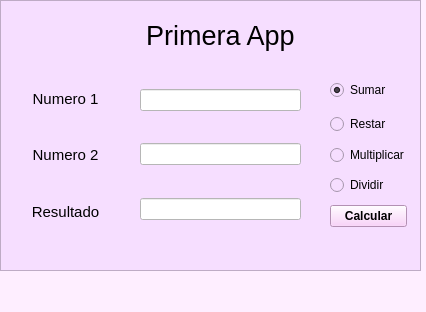
<?xml version="1.0" encoding="UTF-8"?>
<ui version="4.0">
 <class>MainWindow</class>
 <widget class="QMainWindow" name="MainWindow">
  <property name="geometry">
   <rect>
    <x>0</x>
    <y>0</y>
    <width>426</width>
    <height>312</height>
   </rect>
  </property>
  <property name="windowTitle">
   <string>MainWindow</string>
  </property>
  <property name="styleSheet">
   <string notr="true">background-color: rgb(254, 238, 255);</string>
  </property>
  <widget class="QWidget" name="centralwidget">
   <widget class="QWidget" name="layoutWidget">
    <property name="geometry">
     <rect>
      <x>0</x>
      <y>0</y>
      <width>2</width>
      <height>2</height>
     </rect>
    </property>
    <layout class="QHBoxLayout" name="horizontalLayout_2"/>
   </widget>
   <widget class="QWidget" name="layoutWidget">
    <property name="geometry">
     <rect>
      <x>0</x>
      <y>0</y>
      <width>2</width>
      <height>2</height>
     </rect>
    </property>
    <layout class="QHBoxLayout" name="horizontalLayout"/>
   </widget>
   <widget class="QWidget" name="layoutWidget">
    <property name="geometry">
     <rect>
      <x>0</x>
      <y>0</y>
      <width>2</width>
      <height>2</height>
     </rect>
    </property>
    <layout class="QVBoxLayout" name="verticalLayout_10"/>
   </widget>
   <widget class="QWidget" name="layoutWidget">
    <property name="geometry">
     <rect>
      <x>0</x>
      <y>0</y>
      <width>2</width>
      <height>2</height>
     </rect>
    </property>
    <layout class="QVBoxLayout" name="verticalLayout_6"/>
   </widget>
   <widget class="QWidget" name="layoutWidget">
    <property name="geometry">
     <rect>
      <x>0</x>
      <y>0</y>
      <width>2</width>
      <height>2</height>
     </rect>
    </property>
    <layout class="QVBoxLayout" name="verticalLayout_5"/>
   </widget>
   <widget class="QFrame" name="frame_3">
    <property name="geometry">
     <rect>
      <x>0</x>
      <y>0</y>
      <width>421</width>
      <height>271</height>
     </rect>
    </property>
    <property name="styleSheet">
     <string notr="true">background-color: rgb(246, 222, 255);</string>
    </property>
    <property name="frameShape">
     <enum>QFrame::StyledPanel</enum>
    </property>
    <property name="frameShadow">
     <enum>QFrame::Raised</enum>
    </property>
    <widget class="QLabel" name="label_5">
     <property name="geometry">
      <rect>
       <x>120</x>
       <y>10</y>
       <width>201</width>
       <height>51</height>
      </rect>
     </property>
     <property name="font">
      <font>
       <family>MS Shell Dlg 2</family>
       <pointsize>20</pointsize>
       <weight>9</weight>
       <italic>false</italic>
       <bold>false</bold>
      </font>
     </property>
     <property name="styleSheet">
      <string notr="true">font: 75 16pt &quot;MS Shell Dlg 2&quot;;
font: 75 20pt &quot;MS Shell Dlg 2&quot;;</string>
     </property>
     <property name="text">
      <string>Primera App</string>
     </property>
     <property name="alignment">
      <set>Qt::AlignCenter</set>
     </property>
    </widget>
    <widget class="QFrame" name="frame">
     <property name="geometry">
      <rect>
       <x>310</x>
       <y>80</y>
       <width>101</width>
       <height>141</height>
      </rect>
     </property>
     <property name="styleSheet">
      <string notr="true">background-color: rgb(253, 231, 255);</string>
     </property>
     <property name="frameShape">
      <enum>QFrame::StyledPanel</enum>
     </property>
     <property name="frameShadow">
      <enum>QFrame::Raised</enum>
     </property>
     <widget class="QWidget" name="layoutWidget_3">
      <property name="geometry">
       <rect>
        <x>10</x>
        <y>0</y>
        <width>77</width>
        <height>143</height>
       </rect>
      </property>
      <layout class="QVBoxLayout" name="verticalLayout_9">
       <item>
        <widget class="QRadioButton" name="radioButton_17">
         <property name="text">
          <string>Sumar</string>
         </property>
        </widget>
       </item>
       <item>
        <widget class="QRadioButton" name="radioButton_18">
         <property name="text">
          <string>Restar</string>
         </property>
        </widget>
       </item>
       <item>
        <widget class="QRadioButton" name="radioButton_19">
         <property name="text">
          <string>Multiplicar</string>
         </property>
        </widget>
       </item>
       <item>
        <widget class="QRadioButton" name="radioButton_20">
         <property name="text">
          <string>Dividir</string>
         </property>
        </widget>
       </item>
       <item>
        <widget class="QPushButton" name="pushButton_5">
         <property name="font">
          <font>
           <weight>75</weight>
           <italic>false</italic>
           <bold>true</bold>
          </font>
         </property>
         <property name="styleSheet">
          <string notr="true">background-color: rgb(250, 201, 250);</string>
         </property>
         <property name="text">
          <string>Calcular</string>
         </property>
        </widget>
       </item>
      </layout>
     </widget>
    </widget>
    <widget class="QFrame" name="frame_5">
     <property name="geometry">
      <rect>
       <x>20</x>
       <y>70</y>
       <width>261</width>
       <height>181</height>
      </rect>
     </property>
     <property name="styleSheet">
      <string notr="true">background-color: rgb(255, 239, 255);</string>
     </property>
     <property name="frameShape">
      <enum>QFrame::StyledPanel</enum>
     </property>
     <property name="frameShadow">
      <enum>QFrame::Raised</enum>
     </property>
     <widget class="QWidget" name="layoutWidget">
      <property name="geometry">
       <rect>
        <x>20</x>
        <y>20</y>
        <width>206</width>
        <height>22</height>
       </rect>
      </property>
      <layout class="QHBoxLayout" name="horizontalLayout_3">
       <item>
        <widget class="QLabel" name="label_12">
         <property name="font">
          <font>
           <pointsize>11</pointsize>
          </font>
         </property>
         <property name="text">
          <string>Numero 1</string>
         </property>
         <property name="alignment">
          <set>Qt::AlignCenter</set>
         </property>
        </widget>
       </item>
       <item>
        <widget class="QLineEdit" name="lineEdit"/>
       </item>
      </layout>
     </widget>
     <widget class="QWidget" name="layoutWidget">
      <property name="geometry">
       <rect>
        <x>20</x>
        <y>70</y>
        <width>206</width>
        <height>22</height>
       </rect>
      </property>
      <layout class="QHBoxLayout" name="horizontalLayout_4">
       <item>
        <widget class="QLabel" name="label_17">
         <property name="font">
          <font>
           <pointsize>11</pointsize>
          </font>
         </property>
         <property name="text">
          <string>Numero 2</string>
         </property>
         <property name="alignment">
          <set>Qt::AlignCenter</set>
         </property>
        </widget>
       </item>
       <item>
        <widget class="QLineEdit" name="lineEdit_2"/>
       </item>
      </layout>
     </widget>
     <widget class="QWidget" name="layoutWidget">
      <property name="geometry">
       <rect>
        <x>20</x>
        <y>120</y>
        <width>204</width>
        <height>22</height>
       </rect>
      </property>
      <layout class="QHBoxLayout" name="horizontalLayout_5">
       <item>
        <widget class="QLabel" name="label_16">
         <property name="font">
          <font>
           <pointsize>11</pointsize>
          </font>
         </property>
         <property name="text">
          <string>Resultado</string>
         </property>
         <property name="alignment">
          <set>Qt::AlignCenter</set>
         </property>
        </widget>
       </item>
       <item>
        <widget class="QLineEdit" name="lineEdit_3"/>
       </item>
      </layout>
     </widget>
    </widget>
    <widget class="QFrame" name="frame_2">
     <property name="geometry">
      <rect>
       <x>0</x>
       <y>0</y>
       <width>421</width>
       <height>271</height>
      </rect>
     </property>
     <property name="styleSheet">
      <string notr="true">background-color: rgb(246, 222, 255);</string>
     </property>
     <property name="frameShape">
      <enum>QFrame::StyledPanel</enum>
     </property>
     <property name="frameShadow">
      <enum>QFrame::Raised</enum>
     </property>
     <widget class="QLabel" name="label">
      <property name="geometry">
       <rect>
        <x>120</x>
        <y>10</y>
        <width>201</width>
        <height>51</height>
       </rect>
      </property>
      <property name="font">
       <font>
        <family>MS Shell Dlg 2</family>
        <pointsize>20</pointsize>
        <weight>9</weight>
        <italic>false</italic>
        <bold>false</bold>
       </font>
      </property>
      <property name="styleSheet">
       <string notr="true">font: 75 16pt &quot;MS Shell Dlg 2&quot;;
font: 75 20pt &quot;MS Shell Dlg 2&quot;;</string>
      </property>
      <property name="text">
       <string>Primera App</string>
      </property>
      <property name="alignment">
       <set>Qt::AlignCenter</set>
      </property>
     </widget>
     <widget class="QWidget" name="layoutWidget">
      <property name="geometry">
       <rect>
        <x>330</x>
        <y>80</y>
        <width>77</width>
        <height>147</height>
       </rect>
      </property>
      <layout class="QVBoxLayout" name="verticalLayout">
       <item>
        <widget class="QRadioButton" name="suma">
         <property name="text">
          <string>Sumar</string>
         </property>
         <property name="checked">
          <bool>true</bool>
         </property>
        </widget>
       </item>
       <item>
        <spacer name="verticalSpacer_7">
         <property name="orientation">
          <enum>Qt::Vertical</enum>
         </property>
         <property name="sizeHint" stdset="0">
          <size>
           <width>20</width>
           <height>40</height>
          </size>
         </property>
        </spacer>
       </item>
       <item>
        <spacer name="verticalSpacer_8">
         <property name="orientation">
          <enum>Qt::Vertical</enum>
         </property>
         <property name="sizeHint" stdset="0">
          <size>
           <width>20</width>
           <height>40</height>
          </size>
         </property>
        </spacer>
       </item>
       <item>
        <widget class="QRadioButton" name="resta">
         <property name="text">
          <string>Restar</string>
         </property>
        </widget>
       </item>
       <item>
        <spacer name="verticalSpacer_6">
         <property name="orientation">
          <enum>Qt::Vertical</enum>
         </property>
         <property name="sizeHint" stdset="0">
          <size>
           <width>20</width>
           <height>40</height>
          </size>
         </property>
        </spacer>
       </item>
       <item>
        <widget class="QRadioButton" name="multiplicacion">
         <property name="text">
          <string>Multiplicar</string>
         </property>
        </widget>
       </item>
       <item>
        <spacer name="verticalSpacer_5">
         <property name="orientation">
          <enum>Qt::Vertical</enum>
         </property>
         <property name="sizeHint" stdset="0">
          <size>
           <width>20</width>
           <height>40</height>
          </size>
         </property>
        </spacer>
       </item>
       <item>
        <widget class="QRadioButton" name="division">
         <property name="text">
          <string>Dividir</string>
         </property>
        </widget>
       </item>
       <item>
        <spacer name="verticalSpacer_9">
         <property name="orientation">
          <enum>Qt::Vertical</enum>
         </property>
         <property name="sizeHint" stdset="0">
          <size>
           <width>20</width>
           <height>40</height>
          </size>
         </property>
        </spacer>
       </item>
       <item>
        <widget class="QPushButton" name="boton">
         <property name="font">
          <font>
           <weight>75</weight>
           <italic>false</italic>
           <bold>true</bold>
          </font>
         </property>
         <property name="styleSheet">
          <string notr="true">background-color: rgb(250, 201, 250);</string>
         </property>
         <property name="text">
          <string>Calcular</string>
         </property>
        </widget>
       </item>
      </layout>
     </widget>
     <widget class="QWidget" name="layoutWidget">
      <property name="geometry">
       <rect>
        <x>10</x>
        <y>90</y>
        <width>111</width>
        <height>131</height>
       </rect>
      </property>
      <layout class="QVBoxLayout" name="verticalLayout_2">
       <item>
        <widget class="QLabel" name="label_2">
         <property name="font">
          <font>
           <pointsize>11</pointsize>
          </font>
         </property>
         <property name="text">
          <string>Numero 1</string>
         </property>
         <property name="alignment">
          <set>Qt::AlignCenter</set>
         </property>
        </widget>
       </item>
       <item>
        <spacer name="verticalSpacer_4">
         <property name="orientation">
          <enum>Qt::Vertical</enum>
         </property>
         <property name="sizeHint" stdset="0">
          <size>
           <width>20</width>
           <height>40</height>
          </size>
         </property>
        </spacer>
       </item>
       <item>
        <widget class="QLabel" name="label_3">
         <property name="font">
          <font>
           <pointsize>11</pointsize>
          </font>
         </property>
         <property name="text">
          <string>Numero 2</string>
         </property>
         <property name="alignment">
          <set>Qt::AlignCenter</set>
         </property>
        </widget>
       </item>
       <item>
        <spacer name="verticalSpacer_3">
         <property name="orientation">
          <enum>Qt::Vertical</enum>
         </property>
         <property name="sizeHint" stdset="0">
          <size>
           <width>20</width>
           <height>40</height>
          </size>
         </property>
        </spacer>
       </item>
       <item>
        <widget class="QLabel" name="label_4">
         <property name="font">
          <font>
           <pointsize>11</pointsize>
          </font>
         </property>
         <property name="text">
          <string>Resultado</string>
         </property>
         <property name="alignment">
          <set>Qt::AlignCenter</set>
         </property>
        </widget>
       </item>
      </layout>
     </widget>
     <widget class="QFrame" name="frame_4">
      <property name="geometry">
       <rect>
        <x>10</x>
        <y>310</y>
        <width>121</width>
        <height>171</height>
       </rect>
      </property>
      <property name="frameShape">
       <enum>QFrame::StyledPanel</enum>
      </property>
      <property name="frameShadow">
       <enum>QFrame::Raised</enum>
      </property>
     </widget>
     <widget class="QWidget" name="">
      <property name="geometry">
       <rect>
        <x>140</x>
        <y>89</y>
        <width>161</width>
        <height>131</height>
       </rect>
      </property>
      <layout class="QVBoxLayout" name="verticalLayout_4">
       <item>
        <layout class="QVBoxLayout" name="verticalLayout_3">
         <item>
          <widget class="QLineEdit" name="num1">
           <property name="styleSheet">
            <string notr="true">background-color: rgb(255, 255, 255);</string>
           </property>
          </widget>
         </item>
         <item>
          <spacer name="verticalSpacer_2">
           <property name="orientation">
            <enum>Qt::Vertical</enum>
           </property>
           <property name="sizeHint" stdset="0">
            <size>
             <width>20</width>
             <height>40</height>
            </size>
           </property>
          </spacer>
         </item>
         <item>
          <widget class="QLineEdit" name="num2">
           <property name="styleSheet">
            <string notr="true">background-color: rgb(255, 255, 255);</string>
           </property>
          </widget>
         </item>
         <item>
          <spacer name="verticalSpacer">
           <property name="orientation">
            <enum>Qt::Vertical</enum>
           </property>
           <property name="sizeHint" stdset="0">
            <size>
             <width>20</width>
             <height>40</height>
            </size>
           </property>
          </spacer>
         </item>
        </layout>
       </item>
       <item>
        <widget class="QLineEdit" name="resultado">
         <property name="styleSheet">
          <string notr="true">background-color: rgb(255, 255, 255);</string>
         </property>
        </widget>
       </item>
      </layout>
     </widget>
    </widget>
   </widget>
  </widget>
  <widget class="QMenuBar" name="menubar">
   <property name="geometry">
    <rect>
     <x>0</x>
     <y>0</y>
     <width>426</width>
     <height>21</height>
    </rect>
   </property>
  </widget>
  <widget class="QStatusBar" name="statusbar"/>
 </widget>
 <resources/>
 <connections/>
</ui>
